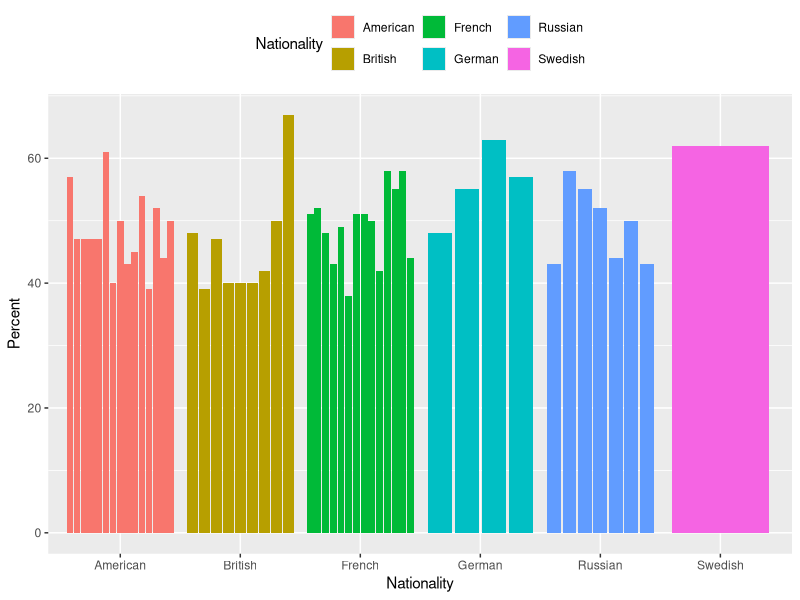
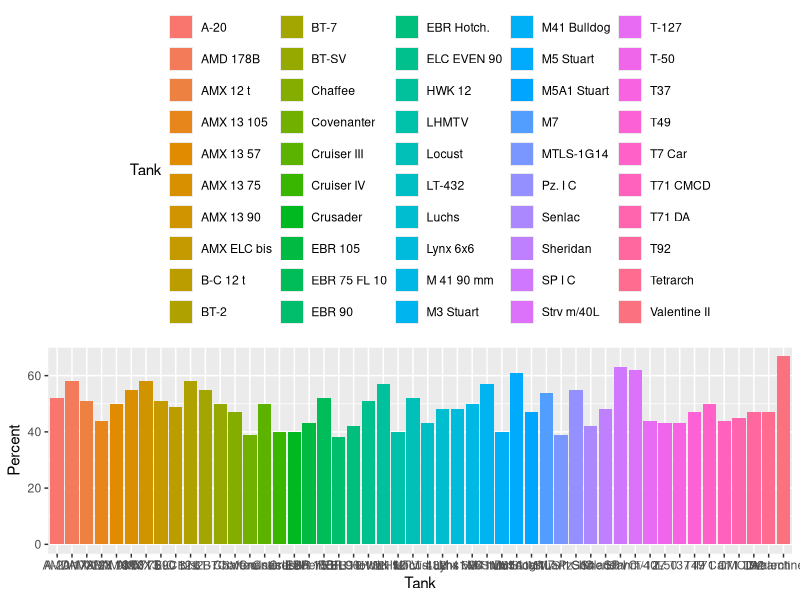
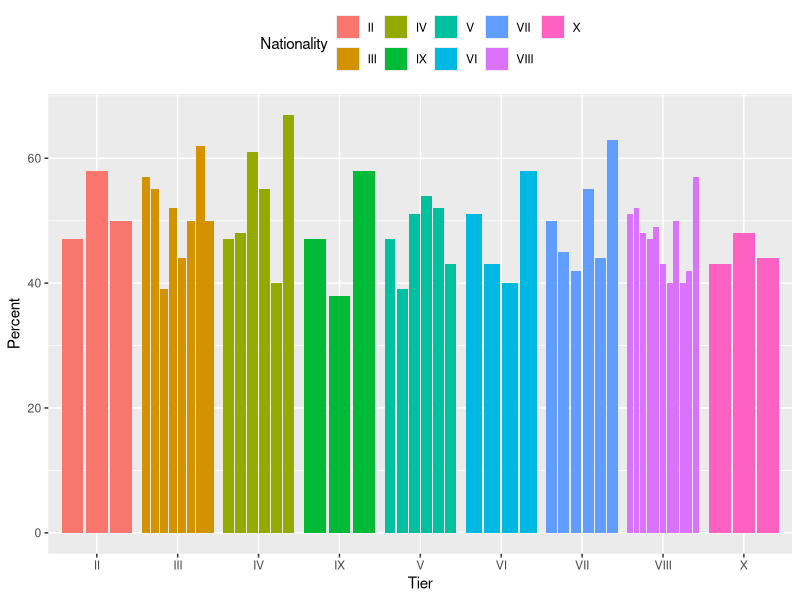

Source code (R) for these figures, in order:
getwd()

LT <- read.csv("LT History.csv")


View(LT)

library(tidyverse)

LT

LTWPERC <- LT %>%
  group_by(Tank) %>%
  mutate(freq = Wins / Games.Played,
         pct = round((freq*100), 0))

View(LTWPERC)

p <- ggplot(LTWPERC, aes(x = Nationality, y = pct, fill = Nationality))
p + geom_col(position = "dodge2") +
  labs(x = "Nationality",y = "Percent", fill = "Nationality") +
  theme(legend.position = "top")  

p <- ggplot(LTWPERC, aes(x = Tank, y = pct, fill = Tank))
p + geom_col(position = "dodge2") +
  labs(x = "Tank",y = "Percent", fill = "Tank") +
  theme(legend.position = "top")  

p <- ggplot(LTWPERC, aes(x = Tier, y = pct, fill = Tier))
p + geom_col(position = "dodge2") +
  labs(x = "Tier",y = "Percent", fill = "Nationality") +
  theme(legend.position = "top")  

